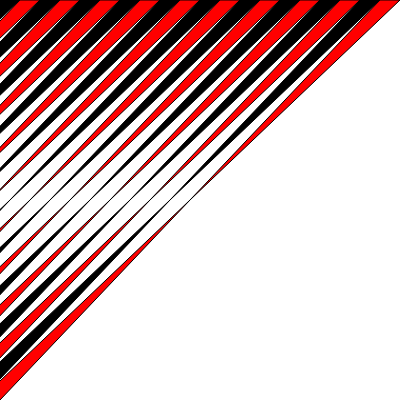
Frame 1 (no input)
Frame 2 (the mouse pressed at the canvas centre, redrawn once): identical to frame 1, image omitted

The p5.js sketch that drew this single still picture (run headless with seeded random() and noise() and a simulated clock; the mouse was pressed at the canvas centre and the sketch redrawn once):

// p5.js sketch
// ── sketch.js
function setup() {
  createCanvas(400, 400);
  noLoop();
}

function draw() {
  background(255);
  let stripeWidth = 20;

  for (let i = 0; i < width / stripeWidth; i++) {
    if (i % 2 == 0) {
      fill(0);
    } else {
      fill(255, 0, 0);
    }
    beginShape();
    vertex(i * stripeWidth, 0);
    vertex((i + 1) * stripeWidth, 0);
    vertex(i * stripeWidth - height, height);
    vertex((i + 1) * stripeWidth - height, height);
    endShape(CLOSE);
  }
}
